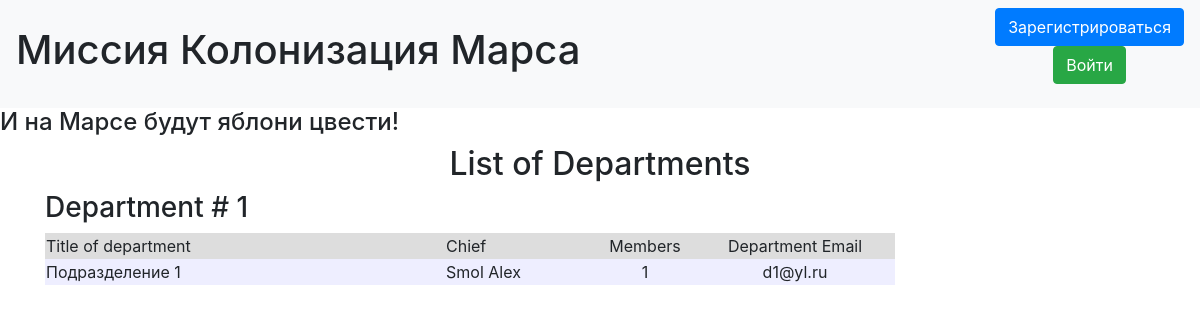
The page /departments on the database its author committed.
### website/models/departments.py (models this page shows, shortened)
class Department(database):
    __tablename__ = 'departments'
    id = sqlalchemy.Column(sqlalchemy.Integer, primary_key=True, autoincrement=True)
    title = sqlalchemy.Column(sqlalchemy.String, nullable=True)
    chief = sqlalchemy.Column(sqlalchemy.Integer, sqlalchemy.ForeignKey("users.id"))
    members = sqlalchemy.Column(sqlalchemy.String, nullable=True)
    email = sqlalchemy.Column(sqlalchemy.String, index=True, unique=True, nullable=True)
    user = orm.relation('User')

### website/models/users.py (models this page shows, shortened)
class User(database, UserMixin, SerializerMixin):
    __tablename__ = 'users'
    id = sqlalchemy.Column(sqlalchemy.Integer, primary_key=True, autoincrement=True)
    surname = sqlalchemy.Column(sqlalchemy.String, nullable=True)
    name = sqlalchemy.Column(sqlalchemy.String, nullable=True)
    age = sqlalchemy.Column(sqlalchemy.Integer, nullable=True)
    position = sqlalchemy.Column(sqlalchemy.String, nullable=True)
    speciality = sqlalchemy.Column(sqlalchemy.String, nullable=True)
    address = sqlalchemy.Column(sqlalchemy.String, nullable=True)
    email = sqlalchemy.Column(sqlalchemy.String, index=True, unique=True, nullable=True)
    hashed_password = sqlalchemy.Column(sqlalchemy.String, nullable=True)
    modifed_date = sqlalchemy.Column(sqlalchemy.DateTime, default=datetime.datetime.now)
    jobs = orm.relation("Job", back_populates='user')
    departments = orm.relation("Department", back_populates='user')

### main.py (the view)
@app.route("/departments")
def depart():
    db_sess = create_session()
    departments = db_sess.query(Department).all()
    users = db_sess.query(User).all()
    names = {name.id: (name.surname, name.name) for name in users}
    return render_template("departments.html", departments=departments, names=names, title='List of Departments')

### website/__init__.py (called while the page is built)
def create_session() -> Session:
    global __factory
    return __factory()

### website/templates/departments.html (shortened to what this page needs)
{% extends "base.html" %}
{% block content %}
<h2 align="center">List of Departments</h2>
{% for depart in departments %}
<h3>Department # {{ depart.id }}</h3>
<div class="table_container">
    <table class="my_table">
        <tr class="my_row">
            <td class="title" width="400px" bgcolor="#dddddd">Title of department</td>
            <td class="title" width="150px" bgcolor="#dddddd">Chief</td>
            <td class="title" width="100px" bgcolor="#dddddd" align="center">Members</td>
            <td class="title" width="200px" bgcolor="#dddddd" align="center">Department Email</td>
        </tr>
        <tr class="my_row">
            <td class="ordinary" bgcolor="#eeeeff">{{ depart.title.capitalize() }}</td>
            <td class="ordinary" bgcolor="#eeeeff">{{ names[depart.chief][0] }} {{ names[depart.chief][1] }}</td>
            <td class="ordinary" bgcolor="#eeeeff" align="center">{{ depart.members }}</td>
            <td class="ordinary" bgcolor="#eeeeff" align="center">{{ depart.email }}</td>
        </tr>
    </table>
</div>
<br>
{% endfor %}
{% endblock %}

### rows shown on the page
Department: id "1", title "Подразделение 1", chief.surname "Smol", chief.name "Alex", members "1", email "d1@yl.ru"
